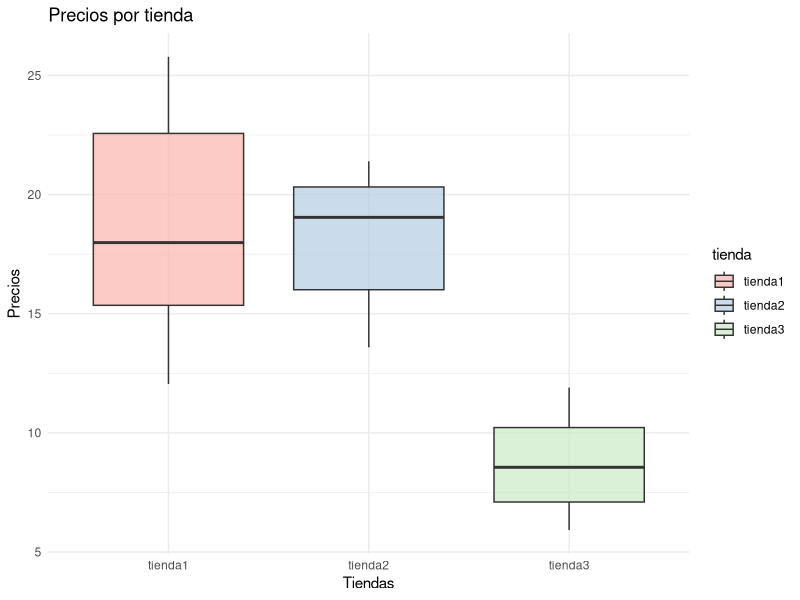

Recreate this plot in R.
## ---- chunk 1
knitr::opts_chunk$set(echo = TRUE, comment = NA)

c1 ="#FF7F00"  # naranja - color primario 
c2 ="#034A94"  # azul oscuro - color secundario
c3 ="#0EB0C6"  # azul claro - color terciario
c4 ="#686868"  # gris - color texto
## ---- chunk 2
library(ggplot2)

# Datos de las tiendas
tiendas <- data.frame(
  tienda1 = c(12.05, 23.94, 14.63, 25.78, 17.52, 18.45),
  tienda2 = c(15.17, 18.52, 19.57, 21.40, 13.59, 20.57),
  tienda3 = c(9.48, 6.92, 10.47, 7.63, 11.90, 5.92)
)

# Convertir a formato largo
tiendas_largo <- tidyr::gather(tiendas, tienda, ventas)

# Gráfico de cajas con ggplot2
ggplot(tiendas_largo, aes(x = tienda, y = ventas, fill = tienda)) +
  geom_boxplot(alpha = 0.7) +
  labs(
    title = "Precios por tienda",
    x = "Tiendas",
    y = "Precios"
  ) +
  scale_fill_brewer(palette = "Pastel1") +  # Colores suaves
  theme_minimal()

## ---- chunk 3
summary(tiendas)
## ---- chunk 4
library(tidyr)
tiendasL <- tiendas %>%
  gather(tienda, precio, everything())
# Realizar ANOVA
modelo_anova <- aov(precio ~ tienda, data = tiendasL)
## ---- chunk 5
library(knitr)
library(kableExtra)

# Modelo ANOVA
modelo_anova <- aov(precio ~ tienda, data = tiendasL)

# Resumen del modelo
resumen_anova <- summary(modelo_anova)

# Convertir resumen a tabla
tabla_anova <- resumen_anova$aov
tabla_anova <- as.data.frame(tabla_anova)
rownames(tabla_anova) <- NULL

# Mostrar tabla con kableExtra
kable(tabla_anova, "html") %>%
  kable_styling(full_width = FALSE)

## ---- chunk 6
library(knitr)
library(kableExtra)

# Comparaciones múltiples Tukey
comparaciones <- TukeyHSD(modelo_anova)

# Convertir a tabla
tabla_comparaciones <- as.data.frame(comparaciones$`tienda`)

# Mostrar tabla con kableExtra
kable(tabla_comparaciones, "html") %>%
  kable_styling(full_width = FALSE)
